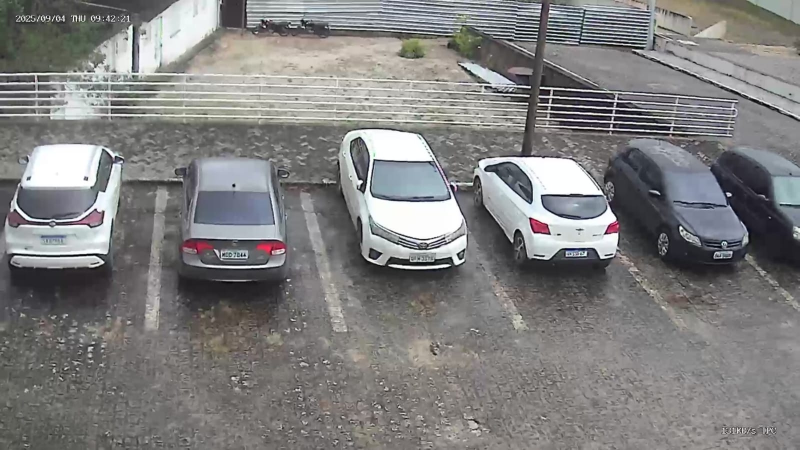
#> input picture TesteImagemNublado/imgFinal.jpeg, 1599 x 899 px (shown at 1/2 size)
$ python mainImgFinal.py
#> lines starting #> are read from the running program, lines starting #| are printed output that depends on the picture; after the words box and inside, x2 and y2 are one past the last pixel; in counts of white or black regions, pixels touching at a corner belong together
import cv2
import pickle
import cvzone
import numpy as np

# Carrega imagem original
img = cv2.imread('imgFinal.jpeg')
#> img is the input picture: shape (899, 1599, 3); mean B, G, R 127.3, 127.6, 128.2
if img is None:
    print("Erro ao carregar a imagem!")
    exit()

# Carrega posições (com resolução base salva)
with open('imgFinal.pkl', 'rb') as f:
#> (reads TesteImagemNublado/imgFinal.pkl from the repository)
    data = pickle.load(f)
    base_width, base_height = data["resolucao"]
    posList = data["posicoes"]

frame_height, frame_width = img.shape[:2]
#> frame_height = 899; frame_width = 1599

# Define escala para exibição (para caber na tela)
display_scale = 0.6  # 60% do tamanho original
disp_width = int(frame_width * display_scale)
#> disp_width = 959
disp_height = int(frame_height * display_scale)
#> disp_height = 539


def verificarVaga(imgPro):
    livresNormais = ocupadasNormais = 0
    livresEspeciais = ocupadasEspeciais = 0

    for vaga in posList:
        pontos = vaga["pontos"]
        tipo = vaga["tipo"]

        # Não é necessário escalar pontos, estamos usando resolução original
        pts = np.array(pontos, np.int32).reshape((-1, 1, 2))

        # Máscara
        mascara = np.zeros_like(imgPro)
        cv2.fillPoly(mascara, [pts], 255)
        vagaArea = cv2.bitwise_and(imgPro, imgPro, mask=mascara)
        count = cv2.countNonZero(vagaArea)

        livre = count < 17900
        if tipo == "normal":
            if livre:
                livresNormais += 1
                cor = (0, 255, 0)
                espessura = 5
            else:
                ocupadasNormais += 1
                cor = (0, 0, 255)
                espessura = 2
        else:  # especial
            if livre:
                livresEspeciais += 1
                cor = (255, 255, 0)  # Azul para especiais livres
                espessura = 5
            else:
                ocupadasEspeciais += 1
                cor = (255, 0, 0)
                espessura = 2

        # Desenha
        cv2.polylines(img, [pts], isClosed=True,
                      color=cor, thickness=espessura)
        cvzone.putTextRect(img, str(count),
                           (pts[0][0][0], pts[0][0][1] - 5),
                           scale=1, thickness=2, offset=0, colorR=cor)

    # Totais
    total_vagas = len(posList)
    total_normais = livresNormais + ocupadasNormais
    total_especiais = livresEspeciais + ocupadasEspeciais

    cvzone.putTextRect(img, f'Total Vagas: {total_vagas}',
                       (50, 80), scale=2, thickness=3, offset=10, colorR=(243, 73, 243))
    cvzone.putTextRect(img, f'Normais Livres: {livresNormais}/{total_normais}',
                       (50, 120), scale=2, thickness=3, offset=10, colorR=(0, 200, 0))
    cvzone.putTextRect(img, f'Especiais Livres: {livresEspeciais}/{total_especiais}',
                       (50, 160), scale=2, thickness=3, offset=10, colorR=(255, 255, 0))


# Pré-processamento
imgGray = cv2.cvtColor(img, cv2.COLOR_BGR2GRAY)
imgBlur = cv2.GaussianBlur(imgGray, (3, 3), 1)
_, imgThreshold = cv2.threshold(imgBlur, 100, 255, cv2.THRESH_BINARY_INV)
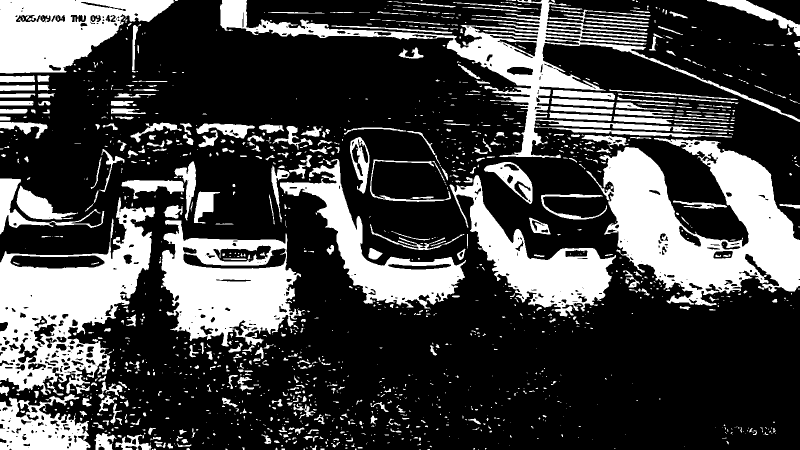
#> imgThreshold: shape (899, 1599) (shown at 1/2 size); 27.4% white; 1499 white regions (1011 under 20 px), largest, box (x1, y1, x2, y2) and area: (1173, 276, 1599, 612) 68906, (0, 394, 310, 790) 52996, (440, 0, 1599, 316) 40963
imgMedio = cv2.medianBlur(imgThreshold, 5)
#> imgMedio: shape (899, 1599); 26.3% white; 786 white regions (392 under 20 px), largest, box (x1, y1, x2, y2) and area: (1198, 276, 1599, 612) 69358, (0, 397, 310, 790) 53371, (323, 440, 602, 709) 40077
kernel = np.ones((3, 3), np.uint8)
imgDilatada = cv2.dilate(imgMedio, kernel, iterations=1)
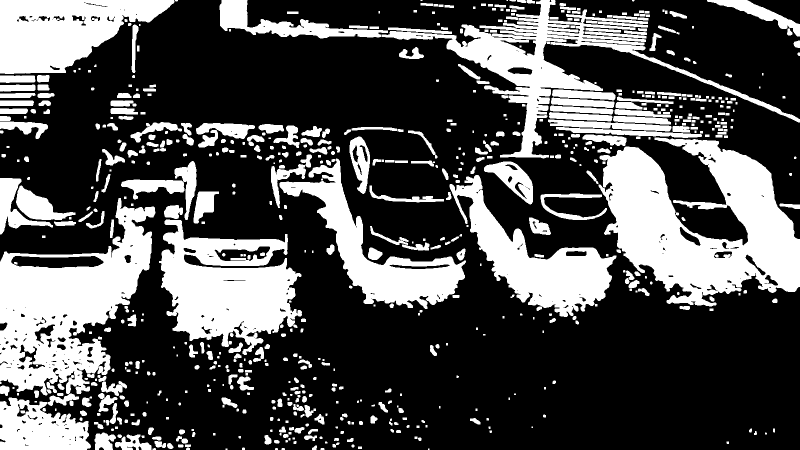
#> imgDilatada: shape (899, 1599) (shown at 1/2 size); 31% white; 700 white regions (77 under 20 px), largest, box (x1, y1, x2, y2) and area: (1197, 275, 1599, 613) 75035, (0, 396, 311, 812) 60220, (318, 439, 604, 710) 44194

verificarVaga(imgDilatada)
#> the loop in verificarVaga, `for vaga in posList:` made 5 passes
#> count on passes 1 to 5: 27895, 32680, 19608, 24416, 32749
#> pass 1, in verificarVaga, `vagaArea = cv2.bitwise_and(imgPro, imgPro, mask=mascara)`:
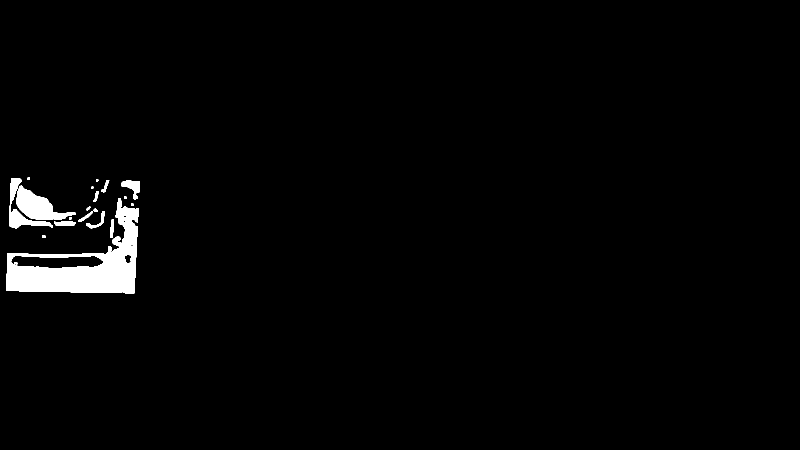
#> vagaArea: shape (899, 1599) (shown at 1/2 size); 1.9% white; 20 white regions (1 under 20 px), largest, box (x1, y1, x2, y2) and area: (12, 396, 277, 587) 19754, (32, 371, 151, 440) 3758, (18, 356, 106, 457) 2057
#> after the loop in verificarVaga, `for vaga in posList:`:
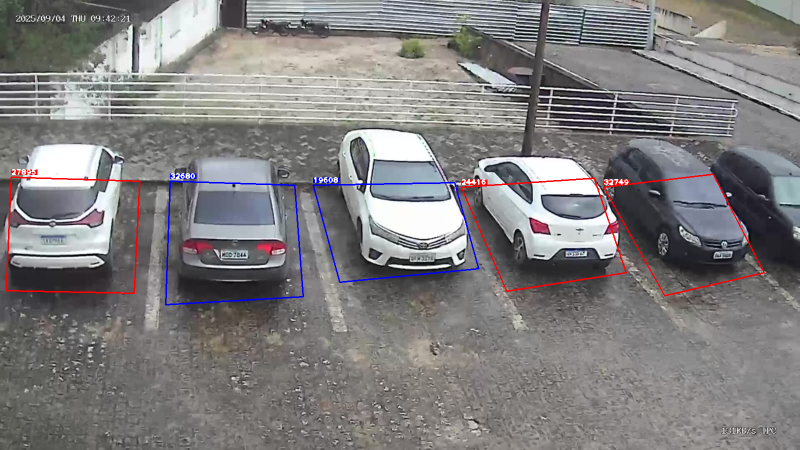
#> img: shape (899, 1599, 3) (shown at 1/2 size); 1.15% of pixels changed, all inside (x1, y1, x2, y2) = (11, 338, 1530, 611)
#> after the loop in verificarVaga, `for vaga in posList:`:
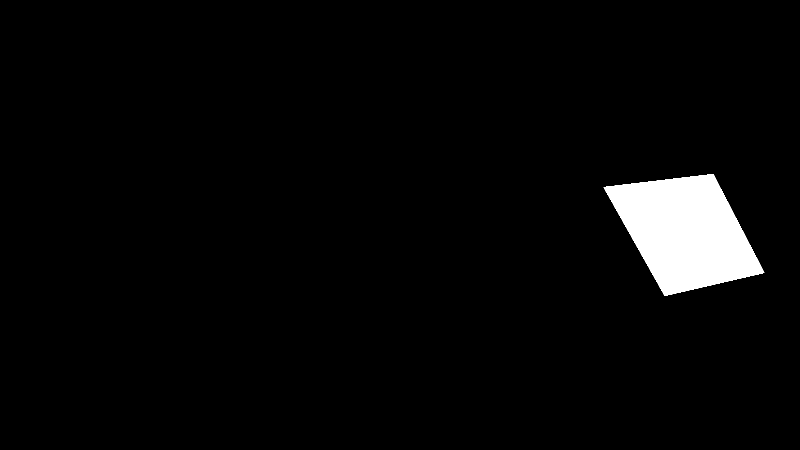
#> mascara: shape (899, 1599) (shown at 1/2 size); 3.3% white; 1 white region, box (x1, y1, x2, y2) and area: (1207, 348, 1529, 592) 47712
#> after the loop in verificarVaga, `for vaga in posList:`:
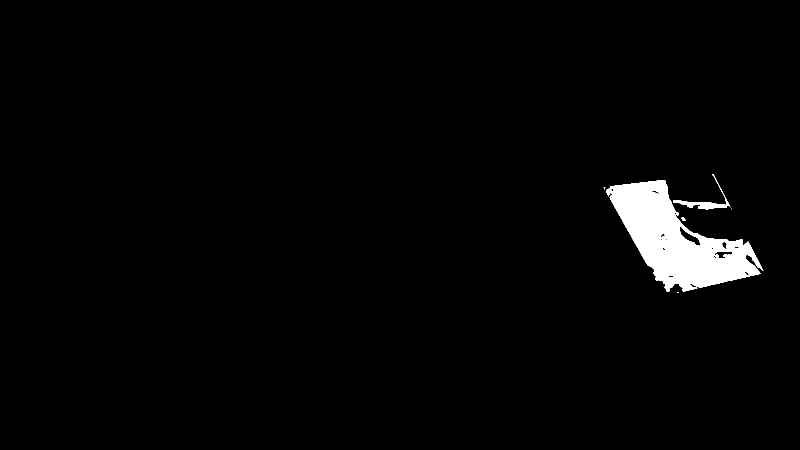
#> vagaArea: shape (899, 1599) (shown at 1/2 size); 2.3% white; 12 white regions (7 under 20 px), largest, box (x1, y1, x2, y2) and area: (1212, 360, 1527, 583) 31517, (1346, 348, 1461, 419) 1102, (1363, 434, 1371, 442) 44, (1430, 509, 1437, 515) 36, (1352, 425, 1358, 431) 32
#> after the loop in verificarVaga, `for vaga in posList:`: livresEspeciais = 0; ocupadasEspeciais = 2; ocupadasNormais = 3
#> in verificarVaga, `total_especiais = livresEspeciais + ocupadasEspeciais`: total_especiais = 2

# Redimensiona apenas para exibição
img_show = cv2.resize(img, (disp_width, disp_height))
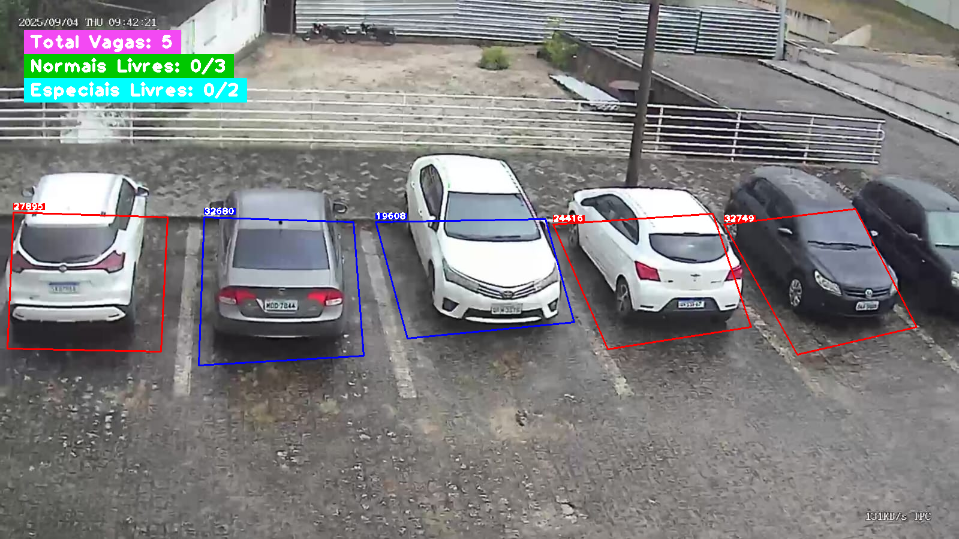
#> img_show: shape (539, 959, 3); mean B, G, R 128.4, 128.1, 127.6

cv2.namedWindow("Detecção de Vagas", cv2.WINDOW_NORMAL)
cv2.imshow("Detecção de Vagas", img_show)
cv2.waitKey(0)
cv2.destroyAllWindows()
